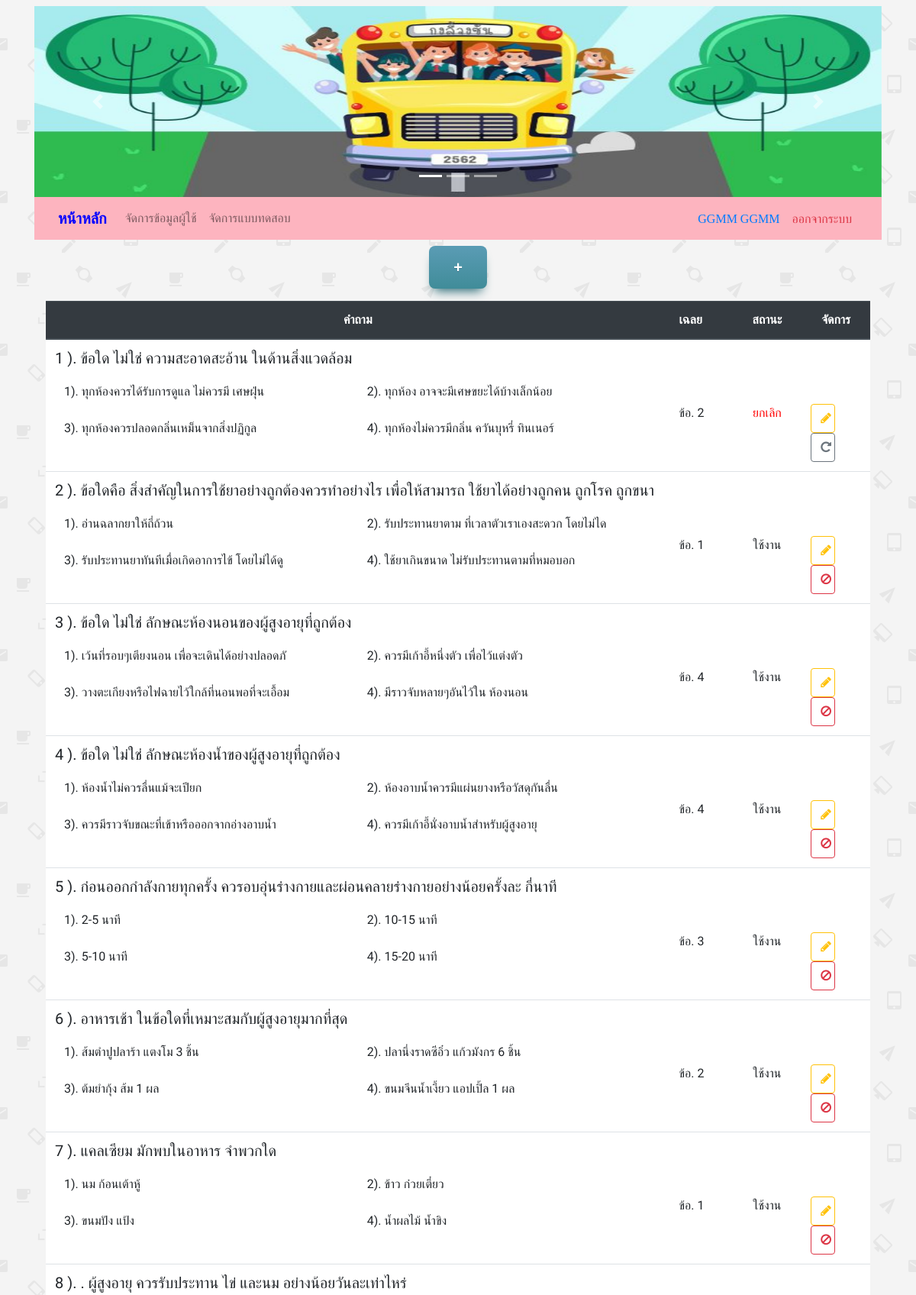
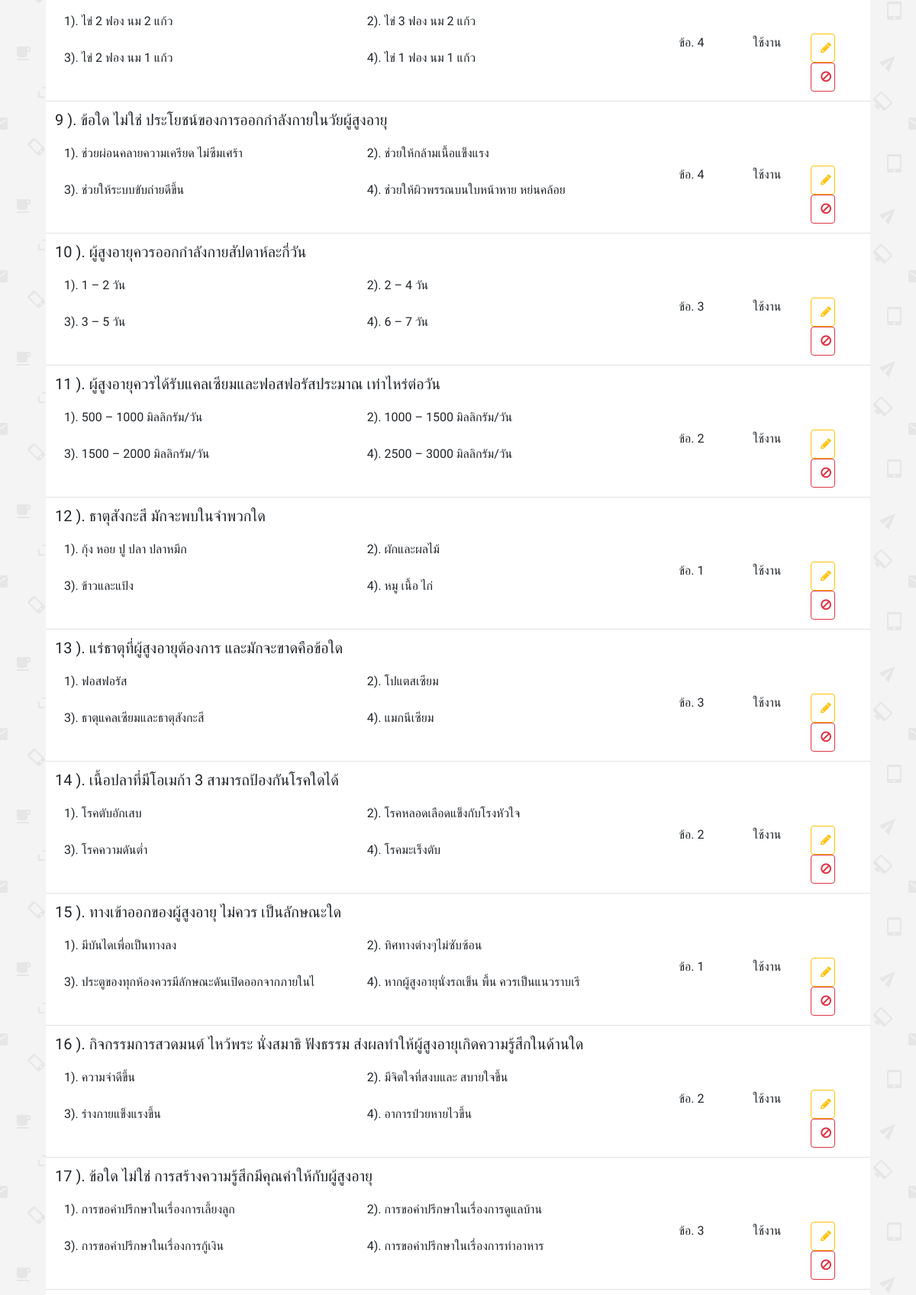
The page /admin/index.php?showchoice_s&choice_id=1 (signed in, upper part) on the database its author committed (2 pictures, top to bottom).
### tables this page shows
CREATE TABLE `testing` (
  `id` int(3) NOT NULL,
  `choice_id` int(10) NOT NULL,
  `question` varchar(100) NOT NULL DEFAULT '',
  `c1` varchar(100) NOT NULL DEFAULT '',
  `c2` varchar(100) NOT NULL DEFAULT '',
  `c3` varchar(100) NOT NULL DEFAULT '',
  `c4` varchar(100) NOT NULL DEFAULT '',
  `answer` int(1) NOT NULL DEFAULT '0',
  `status` int(1) NOT NULL
);

### admin/showchoice_sub.php (the view, shortened to what this page needs)
<?php
$choice_id = $_GET['choice_id'];
$query_learning = "SELECT * FROM testing WHERE choice_id = '$choice_id' order by id desc " ;
$learning = mysqli_query($con,$query_learning) or die(mysqli_error());
$row_learning = mysqli_fetch_assoc($learning);
$totalRows_learning = mysqli_num_rows($learning);
?>
<div class="py-2">
<div class="col-md-12">
  <P style="text-align: center;">
    <a href="showchoice_sub.php" class="myButton"  data-toggle='modal' data-target='#addchoicesubModal'>+</a></P>
    <div class="table-responsive">
      <?php include 'add_choice_sub.php'; ?>
      <?php include 'edit_choice_sub.php'; ?>
      <table class="table table-hover" bgcolor="white" border="0">
       <?php if ($totalRows_learning > 0) {?>
        <thead class="thead-dark">
          <tr class="text-center">
            <th scope="col" width="50%">คำถาม</th>
            <th scope="col" class="text-left" width="5%">เฉลย</th>
            <th scope="col" width="5%">สถานะ</th>
            <th scope="col" width="5%">จัดการ</th>
          </tr>
        </thead>
        <tbody>
          <?php
          $i = 1 ;
          do { ?>
            <tr class="text-left">
              <td>
                <?php echo "<h5>" .$i." ). " ?>
                <?php echo $row_learning['question'] ."</h5>"; ?>
                <table class="table table-borderless">
                  <tbody>
                    <tr >
                      <td width="25%">1). <?php echo mb_substr($row_learning['c1'], 0 , 45,'UTF-8'); ?></td>
                      <td width="25%">2). <?php echo mb_substr($row_learning['c2'], 0 , 45,'UTF-8'); ?></td>
                    </tr>
                    <tr >
                      <td width="25%">3). <?php echo mb_substr($row_learning['c3'], 0 , 45,'UTF-8'); ?></td>
                      <td width="25%">4). <?php echo mb_substr($row_learning['c4'], 0 , 45,'UTF-8'); ?></td>
                    </tr>
                  </tbody>
                </table>
              </td>
              <td><br><br><br>
                <?php echo "ข้อ. " . $row_learning['answer']; ?>
              </td>
              <td class="text-center">
                <?php if ($row_learning['status'] == 0): ?>
                  <br><br><br>
                  ใช้งาน
                  <?php else: ?>
                    <br><br><br>
                    <font color="red">ยกเลิก</font>
                  <?php endif ?>
                </td>
                <td><br><br><br>
                  <a href="index.php?showchoice_s&choice_id=<?php echo $choice_id; ?>&id=<?php echo $row_learning['id'];?>" class="btn btn-outline-warning my-2 my-sm-0 bu"  ><i class="fa fa-pencil" aria-hidden="true"></i></a>
                  <?php if ($row_learning['status'] <> 1 ): ?>
                    <a href="del_choice_sub.php?choice_id=<?php echo $choice_id; ?>&id=<?php echo $row_learning['id'];?>&st=1" class="btn btn-outline-danger my-2 my-sm-0 bu" onClick="return confirm('ยืนยันการยกเลิกคำถาม');"><i class="fa fa-ban" aria-hidden="true"></i></a>
                    <?php else: ?>
                      <a href="del_choice_sub.php?choice_id=<?php echo $choice_id; ?>&id=<?php echo $row_learning['id'];?>&st=0" class="btn btn-outline-secondary my-2 my-sm-0 bu" onClick="return confirm('ยืนยันการใช้งานคำถาม');"><i class="fa fa-repeat" aria-hidden="true"></i></a>
                    </td>
                  <?php endif ?>
                </tr>
                <?php
                $i++;
              } while ($row_learning = mysqli_fetch_assoc($learning)); ?>
            </tbody>
          </table>
        <?php }else {
          echo "<h3><br /> ยังไม่มีคำถาม </h3>";
        }
        mysqli_free_result($learning);?>
      </div>
    </div>
  </div>
</div>
  <?php include 'edit_choice_sub.php'; ?>

### st.css (style rules this page uses)
.myButton { -moz-box-shadow: 0px 10px 14px -7px #276873; -webkit-box-shadow: 0px 10px 14px -7px #276873; box-shadow: 0px 10px 14px -7px #276873; background:-webkit-gradient(linear, left top, left bottom, color-stop(0.05, #599bb3), color-stop(1, #408c99)); background:-moz-linear-gradient(top, #599bb3 5%, #408c99 100%); background:-webkit-linear-gradient(top, #599bb3 5%, #408c99 100%); background:-o-linear-gradient(top, #599bb3 5%, #408c99 100%); background:-ms-linear-gradient(top, #599bb3 5%, #408c99 100%); background:linear-gradient(to bottom, #599bb3 5%, #408c99 100%); filter:progid:DXImageTransform.Microsoft.gradient(startColorstr='#599bb3', endColorstr='#408c99',GradientType=0); background-color:#599bb3; -moz-border-radius:8px; -webkit-border-radius:8px; border-radius:8px; display:inline-block; cursor:pointer; color:#ffffff; font-family:Arial; font-size:20px; font-weight:bold; padding:13px 32px; text-decoration:none; text-shadow:0px 1px 0px #3d768a; }

### admin/showchoice_sub.php (style rules this page uses)
.bu { width: 32px; }

### rows shown on the page
testing: question "ข้อใด ไม่ใช่ ความสะอาดสะอ้าน ในด้านสิ่งแวดล้อม", c1 "ทุกห้องควรได้รับการดูแล ไม่ควรมี เศษฝุ่น", c2 "ทุกห้อง อาจจะมีเศษขยะได้บ้างเล็กน้อย", c3 "ทุกห้องควรปลอดกลิ่นเหม็นจากสิ่งปฏิกูล", c4 "ทุกห้องไม่ควรมีกลิ่น ควันบุหรี่ ทินเนอร์", answer "2", status "ยกเลิก"
testing: question "ข้อใดคือ สิ่งสำคัญในการใช้ยาอย่างถูกต้องควรทำอย่างไร เพื่อให้สามารถ ใช้ยาได้อย่างถูกคน ถูกโรค ถูกขนา", c1 "อ่านฉลากยาให้ถี่ถ้วน", c2 "รับประทานยาตาม ที่เวลาตัวเราเองสะดวก โดยไม่ได", c3 "รับประทานยาทันทีเมื่อเกิดอาการไข้ โดยไม่ได้ดู", c4 "ใช้ยาเกินขนาด ไม่รับประทานตามที่หมอบอก", answer "1", status "ใช้งาน"
testing: question "ข้อใด ไม่ใช่ ลักษณะห้องนอนของผู้สูงอายุที่ถูกต้อง", c1 "เว้นที่รอบๆเตียงนอน เพื่อจะเดินได้อย่างปลอดภั", c2 "ควรมีเก้าอี้หนึ่งตัว เพื่อไว้แต่งตัว", c3 "วางตะเกียงหรือไฟฉายไว้ใกล้ที่นอนพอที่จะเอื้อม", c4 "มีราวจับหลายๆอันไว้ใน ห้องนอน", answer "4", status "ใช้งาน"
testing: question "ข้อใด ไม่ใช่ ลักษณะห้องน้ำของผู้สูงอายุที่ถูกต้อง", c1 "ห้องน้ำไม่ควรลื่นแม้จะเปียก", c2 "ห้องอาบน้ำควรมีแผ่นยางหรือวัสดุกันลื่น", c3 "ควรมีราวจับขณะที่เข้าหรือออกจากอ่างอาบน้ำ", c4 "ควรมีเก้าอี้นั่งอาบน้ำสำหรับผู้สูงอายุ", answer "4", status "ใช้งาน"
testing: question "ก่อนออกกำลังกายทุกครั้ง ควรอบอุ่นร่างกายและผ่อนคลายร่างกายอย่างน้อยครั้งละ กี่นาที", c1 "2-5 นาที", c2 "10-15 นาที", c3 "5-10 นาที", c4 "15-20 นาที", answer "3", status "ใช้งาน"
testing: question "อาหารเช้า ในข้อใดที่เหมาะสมกับผู้สูงอายุมากที่สุด", c1 "ส้มตำปูปลาร้า แตงโม 3 ชิ้น", c2 "ปลานึ่งราดซีอิ๋ว แก้วมังกร 6 ชิ้น", c3 "ต้มยำกุ้ง ส้ม 1 ผล", c4 "ขนมจีนน้ำเงี้ยว แอปเปิ้ล 1 ผล", answer "2", status "ใช้งาน"
testing: question "แคลเซียม มักพบในอาหาร จำพวกใด", c1 "นม ก้อนเต้าหู้", c2 "ข้าว ก๋วยเตี๋ยว", c3 "ขนมปัง แป้ง", c4 "น้ำผลไม้ น้ำขิง", answer "1", status "ใช้งาน"
testing: question ". ผู้สูงอายุ ควรรับประทาน ไข่ และนม อย่างน้อยวันละเท่าไหร่", c1 "ไข่ 2 ฟอง นม 2 แก้ว", c2 "ไข่ 3 ฟอง นม 2 แก้ว", c3 "ไข่ 2 ฟอง นม 1 แก้ว", c4 "ไข่ 1 ฟอง นม 1 แก้ว", answer "4", status "ใช้งาน"
testing: question "ข้อใด ไม่ใช่ ประโยชน์ของการออกกำลังกายในวัยผู้สูงอายุ", c1 "ช่วยผ่อนคลายความเครียด ไม่ซึมเศร้า", c2 "ช่วยให้กล้ามเนื้อแข็งแรง", c3 "ช่วยให้ระบบขับถ่ายดีขึ้น", c4 "ช่วยให้ผิวพรรณบนใบหน้าหาย หย่นคล้อย", answer "4", status "ใช้งาน"
testing: question "ผู้สูงอายุควรออกกำลังกายสัปดาห์ละกี่วัน", c1 "1 – 2 วัน", c2 "2 – 4 วัน", c3 "3 – 5 วัน", c4 "6 – 7 วัน", answer "3", status "ใช้งาน"
testing: question "ผู้สูงอายุควรได้รับแคลเซียมและฟอสฟอรัสประมาณ เท่าไหร่ต่อวัน", c1 "500 – 1000 มิลลิกรัม/วัน", c2 "1000 – 1500 มิลลิกรัม/วัน", c3 "1500 – 2000 มิลลิกรัม/วัน", c4 "2500 – 3000 มิลลิกรัม/วัน", answer "2", status "ใช้งาน"
testing: question "ธาตุสังกะสี มักจะพบในจำพวกใด", c1 "กุ้ง หอย ปู ปลา ปลาหมึก", c2 "ผักและผลไม้", c3 "ข้าวและแป้ง", c4 "หมู เนื้อ ไก่", answer "1", status "ใช้งาน"
testing: question "แร่ธาตุที่ผู้สูงอายุต้องการ และมักจะขาดคือข้อใด", c1 "ฟอสฟอรัส", c2 "โปแตสเซียม", c3 "ธาตุแคลเซียมและธาตุสังกะสี", c4 "แมกนีเซียม", answer "3", status "ใช้งาน"
testing: question "เนื้อปลาที่มีโอเมก้า 3 สามารถป้องกันโรคใดได้", c1 "โรคตับอักเสบ", c2 "โรคหลอดเลือดแข็งกับโรงหัวใจ", c3 "โรคความดันต่ำ", c4 "โรคมะเร็งตับ", answer "2", status "ใช้งาน"
testing: question "ทางเข้าออกของผู้สูงอายุ ไม่ควร เป็นลักษณะใด", c1 "มีบันไดเพื่อเป็นทางลง", c2 "ทิศทางต่างๆไม่ซับซ้อน", c3 "ประตูของทุกห้องควรมีลักษณะดันเปิดออกจากภายในไ", c4 "หากผู้สูงอายุนั่งรถเข็น พื้น ควรเป็นแนวราบเรี", answer "1", status "ใช้งาน"
testing: question "กิจกรรมการสวดมนต์ ไหว้พระ นั่งสมาธิ ฟังธรรม ส่งผลทำให้ผู้สูงอายุเกิดความรู้สึกในด้านใด", c1 "ความจำดีขึ้น", c2 "มีจิตใจที่สงบและ สบายใจขึ้น", c3 "ร่างกายแข็งแรงขึ้น", c4 "อาการป่วยหายไวขึ้น", answer "2", status "ใช้งาน"
testing: question "ข้อใด ไม่ใช่ การสร้างความรู้สึกมีคุณค่าให้กับผู้สูงอายุ", c1 "การขอคำปรึกษาในเรื่องการเลี้ยงลูก", c2 "การขอคำปรึกษาในเรื่องการดูแลบ้าน", c3 "การขอคำปรึกษาในเรื่องการกู้เงิน", c4 "การขอคำปรึกษาในเรื่องการทำอาหาร", answer "3", status "ใช้งาน"

### other values the page prints
$_SESSION["User"] "GGMM GGMM"
